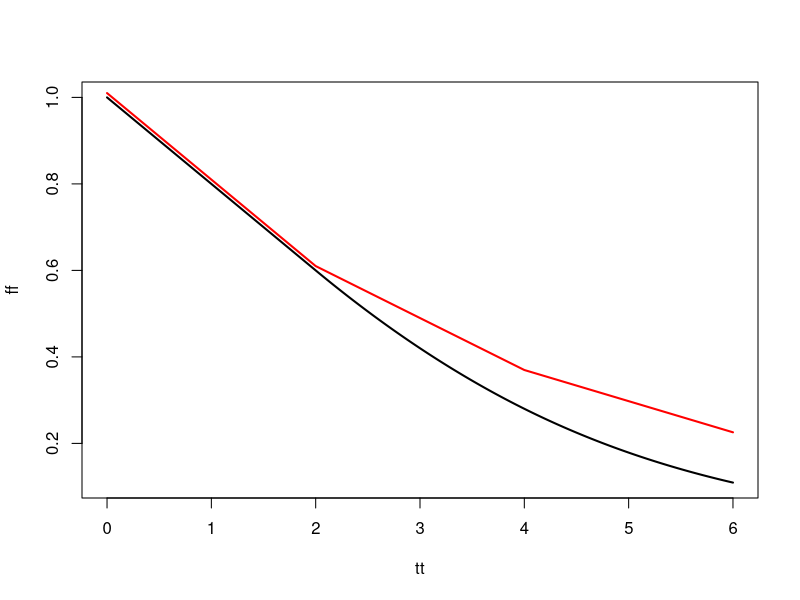

Source code (R):
rm(list=ls())

Integral <- function(x1=0, x=0, del1=0){
  n = length(x)
  xx = rep(0,n)
  x1 = x[n]

  xx[1] = x1

  for (i in 2:n){
    x2 = x1 + del1 * (-x[n-1]/5)
    x1 = x2
    xx[i] = x1
  }
  ret = xx 
}


n = 500

tao = 2
t = seq(0, tao, length.out=n)
tp = t

ff = 1-t/5
tt = t
t = t+2

ff = c(ff, (t^2-14*t+54)/50)
tt = c(tt, t)
t = t + 2
ff = c(ff, (874 - 258*t + 27*t^2-t^3)/750)
tt = c(tt, t)



plot(tt, ff, type='l', lwd=2)

# solucion de x'=-(x-2)/5,  x(t) = 1 en t \in [-2,0]

# Solucion numerica

x = rep(1, n)

cat(' modificado: ene1426')

del1 = tp[2] - tp[1]

rr = c()
tt = c()

for (i in 1:3){
  x = Integral(x[n], x, del1)
  tt = c(tt, tp)
  tp = tp+2
  rr = c(rr, x)
}

points(tt, rr+.01, type='l', lwd=2, col='red')
